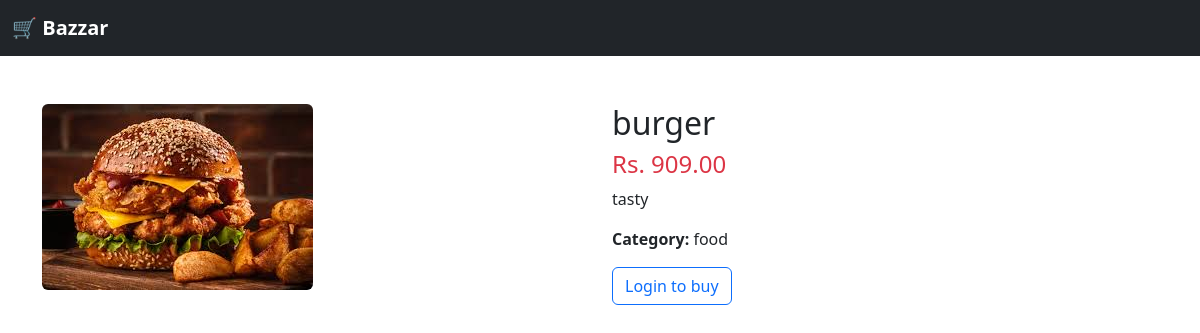
The app's page /product.php?id=8 with its own data.
### tables this page shows
CREATE TABLE `products` (
  `id` int(11) NOT NULL,
  `name` varchar(255) NOT NULL,
  `description` text DEFAULT NULL,
  `price` decimal(10,2) NOT NULL,
  `image` varchar(255) DEFAULT NULL,
  `category` varchar(100) DEFAULT NULL,
  `created_at` timestamp NOT NULL DEFAULT current_timestamp()
);

### product.php (the view, shortened to what this page needs)
<?php
include 'db.php';
$product_id = $_GET['id'];
$result = $conn->query("SELECT * FROM products WHERE id = '$product_id'");
$product = $result->fetch_assoc();
?>
<!DOCTYPE html>
<html lang="en">
<head>
  <link href="https://cdn.jsdelivr.net/npm/bootstrap@5.3.0/dist/css/bootstrap.min.css" rel="stylesheet">
</head>
<body>
  <nav class="navbar navbar-dark bg-dark">
  <div class="container-fluid">
    <a class="navbar-brand fw-bold" href="index.php">🛒 Bazzar</a>
  </div>
</nav>
<div class="container mt-5">
  <div class="row">
    <div class="col-md-6">
      <img src="<?php echo $product['image']; ?>" class="img-fluid rounded" alt="Product Image">
    </div>
    <div class="col-md-6">
      <h2><?php echo $product['name']; ?></h2>
      <h4 class="text-danger">Rs. <?php echo $product['price']; ?></h4>
      <p><?php echo $product['description']; ?></p>
      <p><strong>Category:</strong> <?php echo $product['category']; ?></p>
      <?php if (isset($_SESSION['user_id'])) { ?>
        <a href="add_to_cart.php?id=<?php echo $product['id']; ?>" class="btn btn-success">Add to Cart</a>
      <?php } else { ?>
        <p><a href="login.php" class="btn btn-outline-primary">Login to buy</a></p>
      <?php } ?>
    </div>
  </div>
</div>
</body>
</html>

### records on screen
products: image (picture), name "burger", price "909.00", description "tasty", category "food"
